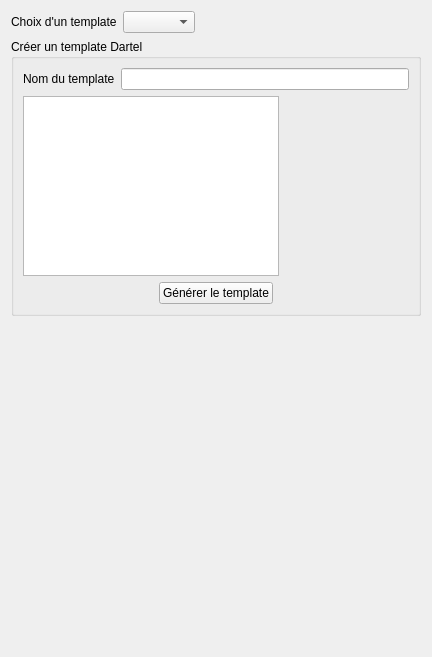
<?xml version="1.0" encoding="UTF-8"?>
<ui version="4.0">
 <class>Form</class>
 <widget class="QWidget" name="Form">
  <property name="geometry">
   <rect>
    <x>0</x>
    <y>0</y>
    <width>432</width>
    <height>657</height>
   </rect>
  </property>
  <property name="windowTitle">
   <string>Form</string>
  </property>
  <layout class="QVBoxLayout" name="verticalLayout_2">
   <item>
    <layout class="QHBoxLayout" name="horizontalLayout">
     <item>
      <widget class="QLabel" name="label">
       <property name="text">
        <string>Choix d'un template</string>
       </property>
      </widget>
     </item>
     <item>
      <widget class="QComboBox" name="comboBox"/>
     </item>
     <item>
      <spacer name="horizontalSpacer">
       <property name="orientation">
        <enum>Qt::Horizontal</enum>
       </property>
       <property name="sizeHint" stdset="0">
        <size>
         <width>40</width>
         <height>20</height>
        </size>
       </property>
      </spacer>
     </item>
    </layout>
   </item>
   <item>
    <widget class="QGroupBox" name="groupBox">
     <property name="title">
      <string>Créer un template Dartel</string>
     </property>
     <layout class="QVBoxLayout" name="verticalLayout">
      <item>
       <layout class="QHBoxLayout" name="horizontalLayout_2">
        <item>
         <widget class="QLabel" name="label_2">
          <property name="text">
           <string>Nom du template</string>
          </property>
         </widget>
        </item>
        <item>
         <widget class="QLineEdit" name="lineEdit"/>
        </item>
       </layout>
      </item>
      <item>
       <layout class="QHBoxLayout" name="horizontalLayout_4">
        <item>
         <widget class="QListWidget" name="listWidget"/>
        </item>
        <item>
         <spacer name="horizontalSpacer_4">
          <property name="orientation">
           <enum>Qt::Horizontal</enum>
          </property>
          <property name="sizeHint" stdset="0">
           <size>
            <width>40</width>
            <height>20</height>
           </size>
          </property>
         </spacer>
        </item>
       </layout>
      </item>
      <item>
       <layout class="QHBoxLayout" name="horizontalLayout_3">
        <item>
         <spacer name="horizontalSpacer_2">
          <property name="orientation">
           <enum>Qt::Horizontal</enum>
          </property>
          <property name="sizeHint" stdset="0">
           <size>
            <width>40</width>
            <height>20</height>
           </size>
          </property>
         </spacer>
        </item>
        <item>
         <widget class="QPushButton" name="pushButton">
          <property name="text">
           <string>Générer le template</string>
          </property>
         </widget>
        </item>
        <item>
         <spacer name="horizontalSpacer_3">
          <property name="orientation">
           <enum>Qt::Horizontal</enum>
          </property>
          <property name="sizeHint" stdset="0">
           <size>
            <width>40</width>
            <height>20</height>
           </size>
          </property>
         </spacer>
        </item>
       </layout>
      </item>
     </layout>
    </widget>
   </item>
   <item>
    <spacer name="verticalSpacer">
     <property name="orientation">
      <enum>Qt::Vertical</enum>
     </property>
     <property name="sizeHint" stdset="0">
      <size>
       <width>20</width>
       <height>341</height>
      </size>
     </property>
    </spacer>
   </item>
  </layout>
 </widget>
 <resources/>
 <connections/>
</ui>
